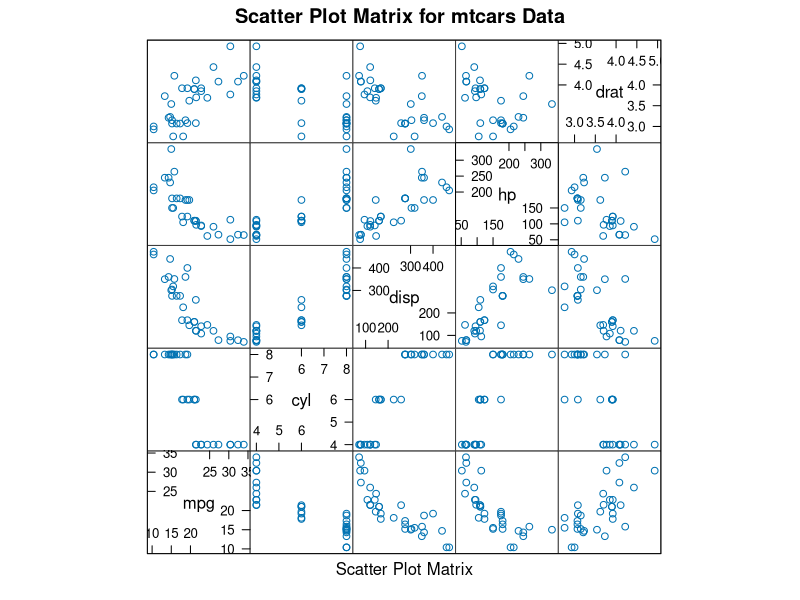
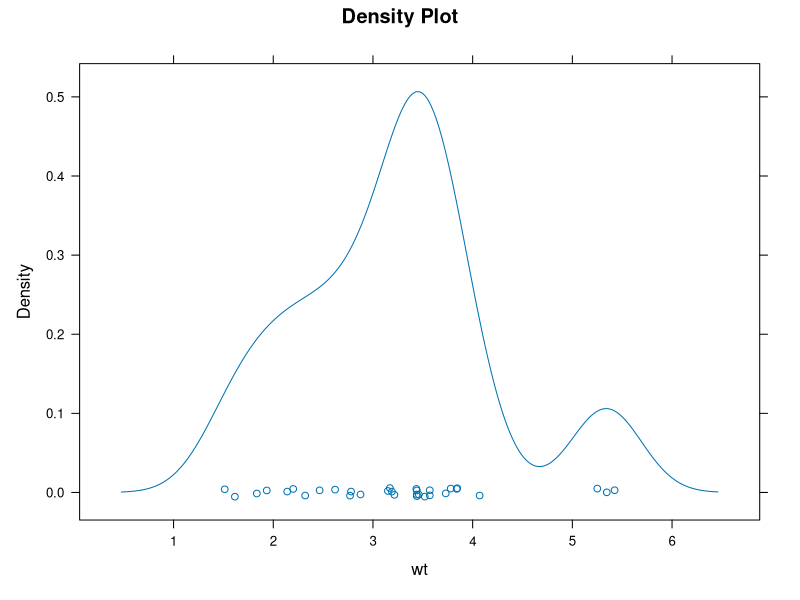
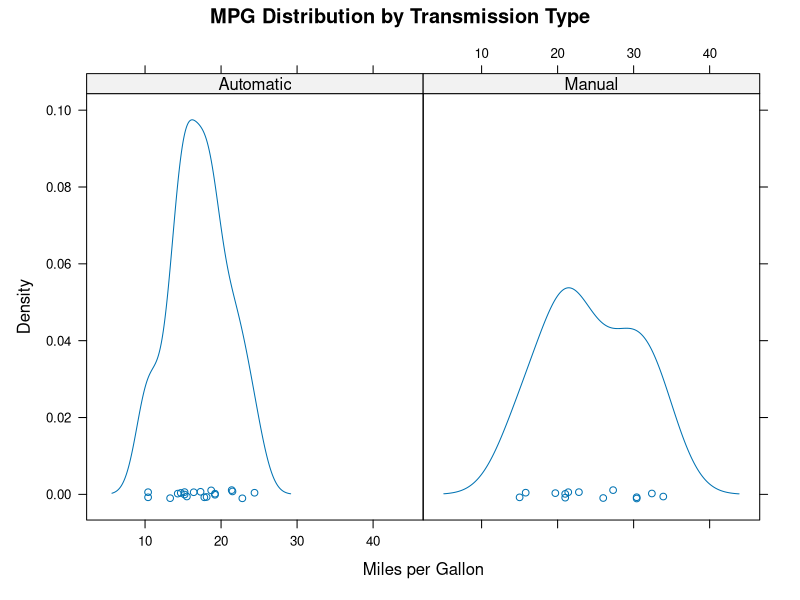
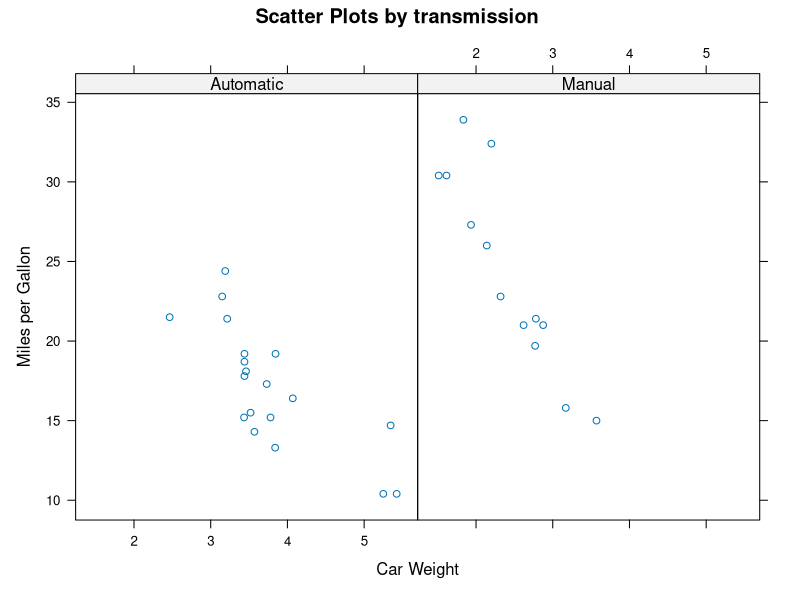
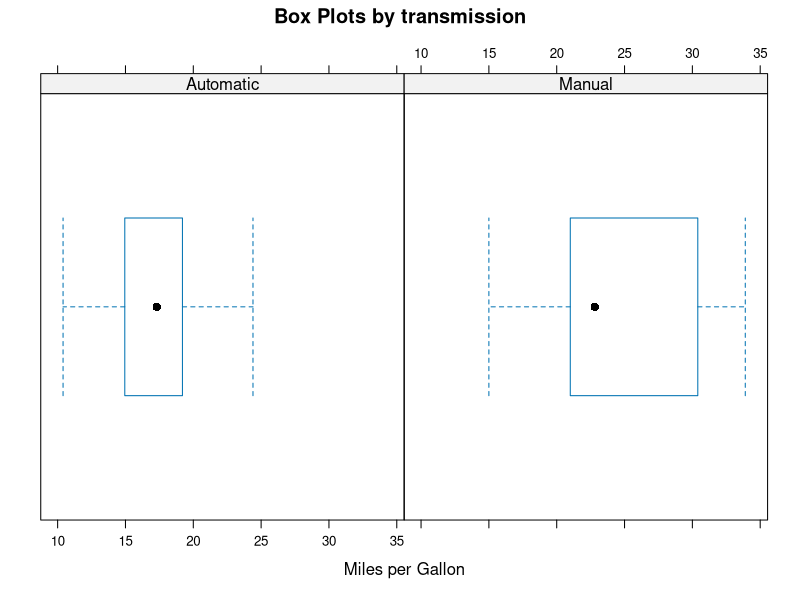
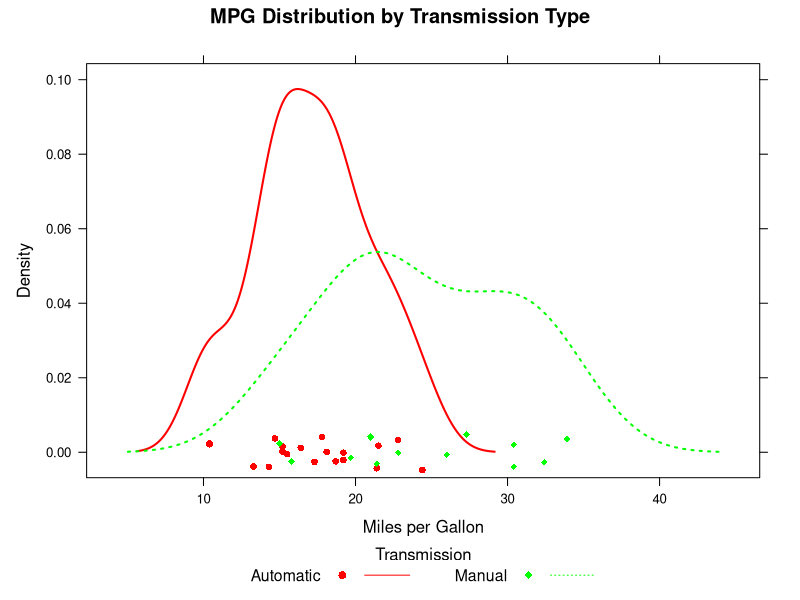
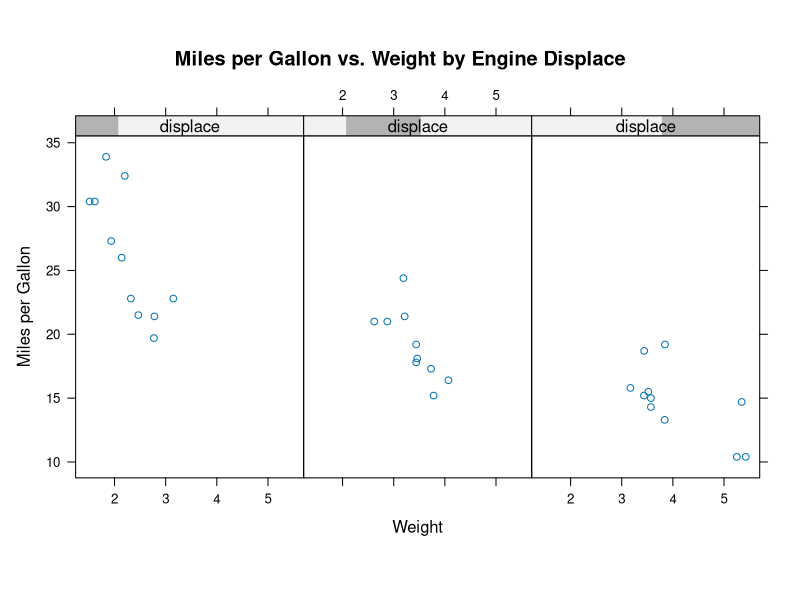
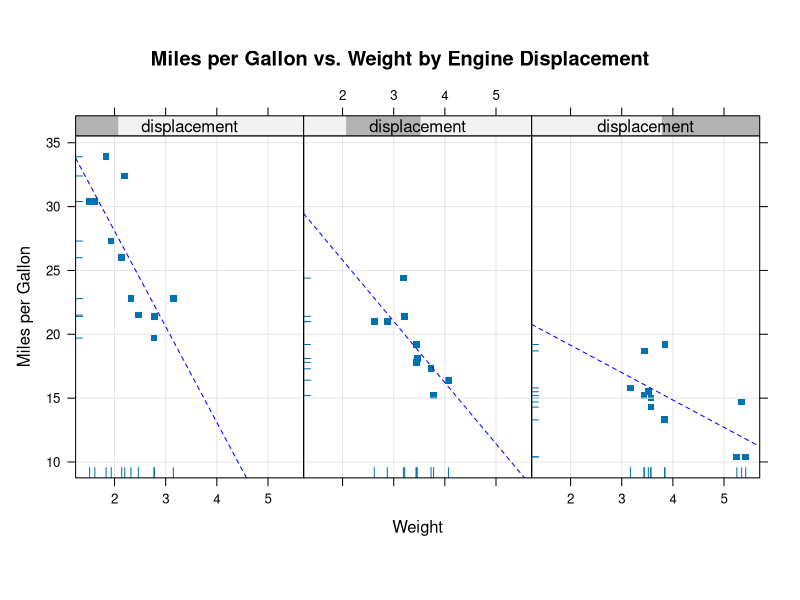

These charts were generated, in order, by the following R code:
## ---- chunk 1
knitr::opts_chunk$set(echo = TRUE)
## ---- chunk 2
#install.packages("lattice")
## ---- chunk 3
library(lattice)
## ---- chunk 4
attach(mtcars)
## ---- chunk 5

#Plot scatter matrix

splom(mtcars[c(1, 2, 3, 4, 5)], 
 main="Scatter Plot Matrix for mtcars Data") 
## ---- chunk 6
densityplot(~wt, 
 main="Density Plot", 
 xlab="wt")

## ---- chunk 7
#create new variable
mtcars$transmission <- factor(mtcars$am, levels=c(0, 1), 
 labels=c("Automatic", "Manual"))
#Density Plot by transmission
densityplot(~mpg |transmission , data=mtcars,
 main="MPG Distribution by Transmission Type", 
 xlab="Miles per Gallon") 





## ---- chunk 8
xyplot(mpg ~ wt | transmission, data=mtcars,
 main="Scatter Plots by transmission ", 
 xlab="Car Weight", ylab="Miles per Gallon")
## ---- chunk 9
#group by transmission

bwplot(~mpg | transmission, data=mtcars,
 main="Box Plots by transmission", 
 xlab="Miles per Gallon")
## ---- chunk 10

#create new variable
mtcars$transmission <- factor(mtcars$am, levels=c(0, 1), 
 labels=c("Automatic", "Manual"))
#set color
colors <- c("red", "green") 
#set line type
lines <- c(1,3)
#set point type
points <- c(16,18)

#customize legend
key.trans <- list(title="Transmission", 
 space="bottom", columns=2, 
 text=list(levels(mtcars$transmission)),
 points=list(pch=points, col=colors), 
 lines=list(col=colors, lty=lines), 
 cex.title=1, cex=.95)


#kernel density plot
densityplot(~mpg, data=mtcars, 
#set group by variable
 group=transmission, 
 #give title
 main="MPG Distribution by Transmission Type",
 
 xlab="Miles per Gallon", 
 #set type of point and line and set color
 pch=points, lty=lines, col=colors,
 #size
 lwd=2, jitter=.005, 
 #draw legend as we customized above
 key=key.trans)
## ---- chunk 11

displace <- equal.count(mtcars$disp, number=3, overlap=0)

## ---- chunk 12
xyplot(mpg~wt|displace, data=mtcars, 
 main = "Miles per Gallon vs. Weight by Engine Displace", 
 xlab = "Weight", ylab = "Miles per Gallon", 
 layout=c(3, 1), aspect=1.5)
## ---- chunk 13

displacement <- equal.count(mtcars$disp, number=3, overlap=0) 
#customize panel function, including plottype, layout, line color..etc.
mypanel <- function(x, y) { 
 panel.xyplot(x, y, pch=15) 
 panel.rug(x, y) 
 panel.grid(h=-1, v=-1) 
 panel.lmline(x, y, col="blue", lwd=1, lty=2) 
} 
#draw grouped scatterplot
xyplot(mpg~wt|displacement, data=mtcars, 
 layout=c(3, 1), 
 aspect=1.5, 
 main = "Miles per Gallon vs. Weight by Engine Displacement", 
 xlab = "Weight", 
 ylab = "Miles per Gallon", 
 panel = mypanel)
## ---- chunk 14
mtcars$transmission <- factor(mtcars$am, levels=c(0,1), 
 labels=c("Automatic", "Manual")) 
panel.smoother <- function(x, y) { 
 panel.grid(h=-1, v=-1) 
 panel.xyplot(x, y) 
 #panel. loess() give the nonparameter fitting line
 panel.loess(x, y) 
 panel.abline(h=mean(y), lwd=2, lty=2, col="red") 
 } 
xyplot(mpg~disp|transmission,data=mtcars, 
 scales=list(cex=.8, col="blue"), 
 panel=panel.smoother, 
 xlab="Displacement", ylab="Miles per Gallon", 
 main="MPG vs Displacement by Transmission Type", 
 sub = "Dotted lines are Group Means", aspect=1)
## ---- chunk 15
#draw a histogram
graph1 <- histogram(~height | voice.part, data = singer, 
 main = "Heights of Choral Singers by Voice Part" ) 
#draw a density plot
graph2 <- densityplot(~height|voice.part, data = singer) 
#whoe page is 1*2 matrix
#plot graph 2 at (1,1)
plot(graph1, split = c(1, 1, 1, 2)) 
#plot graph 2 at (1,2)
plot(graph2, split = c(1, 2, 1, 2), newpage = FALSE)
## ---- chunk 16
graph1 <- histogram(~height, data = singer ) 

graph2 <- densityplot(~height, data = singer) 
plot(graph1, position=c(0.3, 0, 1, 1))
plot(graph2, position=c(0, 0, 0.3, 1), newpage=FALSE)
